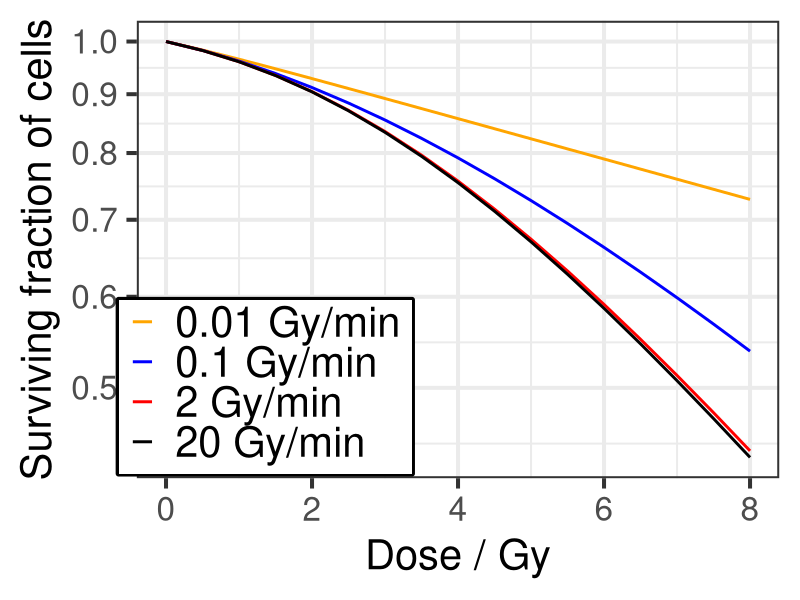

Write the R code that produced this figure.
#Open the required libraries
library(reshape2)
library(ggplot2)


#Characteristics of the figure
size=30
wid_line=1


#Read the simulation results
data<-read.table("../additional_simulations/survival_after_dr_discriminators.txt",header=TRUE)
S<-c(data$S_001,data$S_01,data$S_2,data$S_20)
dr <-c(rep(0.01,length(data$S_001)),rep(0.1,length(data$S_001)),rep(2,length(data$S_001)),rep(20,length(data$S_001)))
D<-rep(data$dose,4)
survival<-data.frame(D,dr,S)
names(survival) <- c('dose', 'dose_rate', 'S')


#Produce and save the figure
pdf("Fig_5.pdf",width=12,height=8)
print(
  ggplot(survival, aes(x=dose, y=S, color=factor(dose_rate), group=dose_rate))+geom_line(size=wid_line)+
    scale_color_manual(values=c("orange", "blue", "red", "black"), labels=c("0.01 Gy/min", "0.1 Gy/min", "2 Gy/min", "20 Gy/min"))+
    xlab("Dose / Gy")+ylab("Surviving fraction of cells")+
    scale_y_log10(breaks=c(0.4,0.5,0.6,0.7,0.8,0.9,1))+
    theme_bw(base_size=size)+theme(strip.background = element_rect(colour="black", fill="white"),legend.position=c(0.2,0.2),legend.title=element_blank(),legend.text = element_text(size = size),legend.box.background=element_rect(linewidth = 2),legend.margin=margin(0.5,3,3,3, unit='mm'))
)

graphics.off()